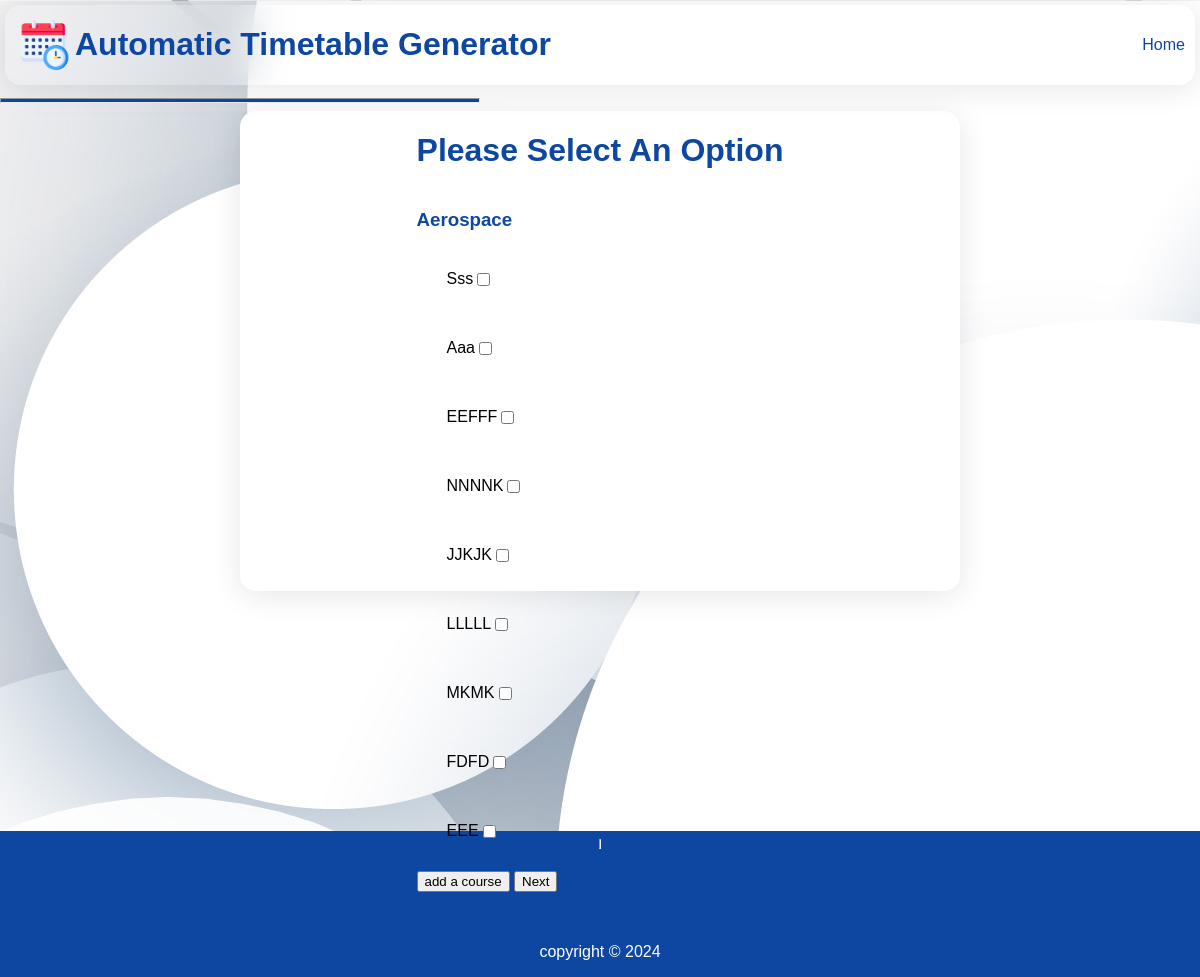
Before: /abelamarteifio@gmail.com/aore/1 with the older database file.
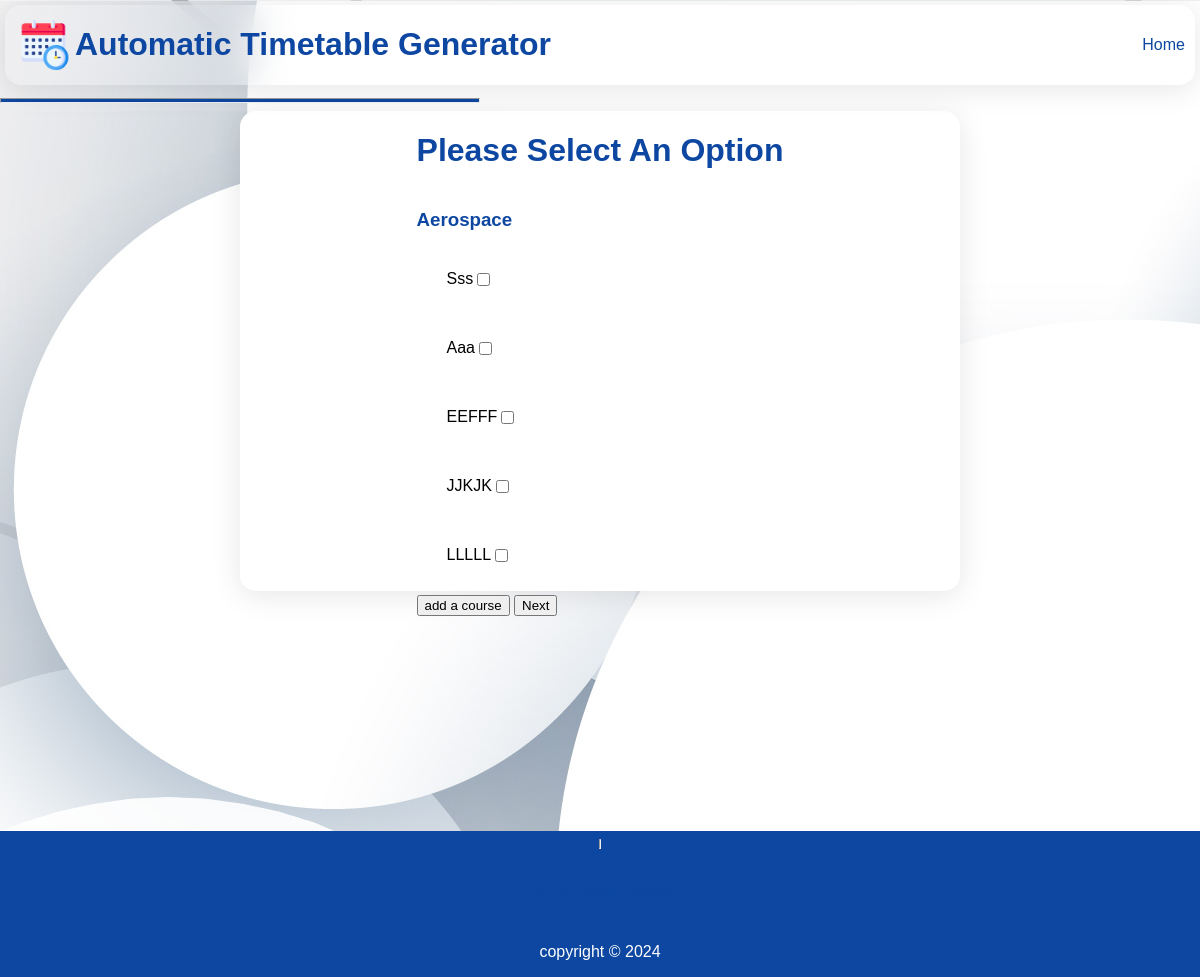
After: the same page with the newer database file.
### webversion/models.py (models this page shows, shortened)
class Course(models.Model):
    code = models.CharField(max_length=15)
    name = models.CharField(max_length=255, null=True)
    lecturer = models.ForeignKey("Lecturer", on_delete=models.CASCADE, related_name="alecturer", null=True)
    department = models.ForeignKey("Department", on_delete=models.CASCADE, related_name="adepartment", null=True)
    hours = models.PositiveSmallIntegerField(default=2, null=True)
    has_labs = models.BooleanField(default=False, null=True)
    is_contiguous_class_time = models.BooleanField(default=False, null=True)
    is_lab_only = models.BooleanField(default=False, null=True)
    is_elective = models.BooleanField(default=False, null=True)
    lab_hours = models.PositiveSmallIntegerField(default=0, null=True)
    is_contiguous_lab_time = models.BooleanField(default=0, null=True)
    year_group = models.PositiveSmallIntegerField(null=True)
    estimated_class_size = models.PositiveIntegerField(default=200, null=True)
    creator = models.ForeignKey(UserAccount, on_delete=models.CASCADE, related_name="course_creator", null=True)
    exam_size = models.PositiveIntegerField(null=True)

### webversion/views.py (the view)
# urls.py: path("<str:email>/aore/<str:college_id>", views.aore, name="aore"),
def aore(request, email, college_id):
    college = College.objects.get(id=college_id)
    user_id = UserAccount.objects.get(email=email).id
    template = loader.get_template("aore.html")
    departments = Department.objects.filter(college_main_id=college.id).order_by("name")
    current_department = departments.first()
    courses = Course.objects.filter(creator_id=user_id, department_id=current_department.id)
    context = {
        "departments":departments, "courses":courses, "college":college,
        "department":current_department,
    }
    return HttpResponse(template.render(context, request))

### webversion/Templates/aore.html (shortened to what this page needs)
{% extends "main.html" %}
{% load static %}
{% block content %}
<div class="aorePage">
    <div>
        <h1>Please select an option</h1>
        <div class="aoreDept">
            <form action="">
                <h3>{{department.name}}</h3>
                {% for course in courses %}
                    <div>
                        <label for="{{course.code}}">{{course.code}}</label>
                        <input type="checkbox" value="true" name="{{course.code}}" id="" />
                    </div>
                {% endfor %}
                <button>add a course</button>
                <button>Next</button>
            </form>
        </div>
    </div>
</div>
{% endblock %}

Changed rows visible on the page:
removed Course: code "NNNNK"
removed Course: code "MKMK"
removed Course: code "FDFD"
removed Course: code "EEE"
